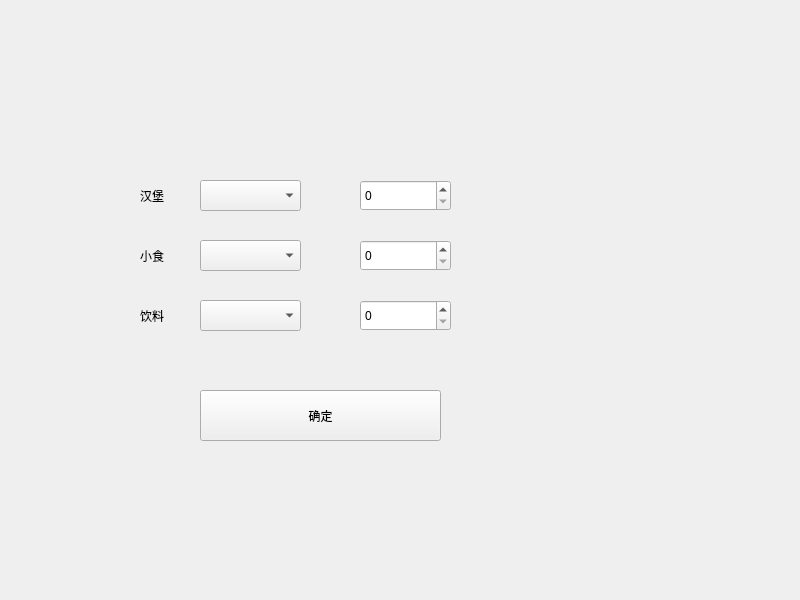
<?xml version="1.0" encoding="UTF-8"?>
<ui version="4.0">
 <class>Widget</class>
 <widget class="QWidget" name="Widget">
  <property name="geometry">
   <rect>
    <x>0</x>
    <y>0</y>
    <width>800</width>
    <height>600</height>
   </rect>
  </property>
  <property name="windowTitle">
   <string>Widget</string>
  </property>
  <widget class="QLabel" name="label">
   <property name="geometry">
    <rect>
     <x>140</x>
     <y>180</y>
     <width>91</width>
     <height>31</height>
    </rect>
   </property>
   <property name="text">
    <string>汉堡</string>
   </property>
  </widget>
  <widget class="QLabel" name="label_2">
   <property name="geometry">
    <rect>
     <x>140</x>
     <y>240</y>
     <width>91</width>
     <height>31</height>
    </rect>
   </property>
   <property name="text">
    <string>小食</string>
   </property>
  </widget>
  <widget class="QLabel" name="label_3">
   <property name="geometry">
    <rect>
     <x>140</x>
     <y>300</y>
     <width>91</width>
     <height>31</height>
    </rect>
   </property>
   <property name="text">
    <string>饮料</string>
   </property>
  </widget>
  <widget class="QComboBox" name="comboBox">
   <property name="geometry">
    <rect>
     <x>200</x>
     <y>180</y>
     <width>101</width>
     <height>31</height>
    </rect>
   </property>
  </widget>
  <widget class="QComboBox" name="comboBox_2">
   <property name="geometry">
    <rect>
     <x>200</x>
     <y>240</y>
     <width>101</width>
     <height>31</height>
    </rect>
   </property>
  </widget>
  <widget class="QComboBox" name="comboBox_3">
   <property name="geometry">
    <rect>
     <x>200</x>
     <y>300</y>
     <width>101</width>
     <height>31</height>
    </rect>
   </property>
  </widget>
  <widget class="QSpinBox" name="spinBox">
   <property name="geometry">
    <rect>
     <x>360</x>
     <y>180</y>
     <width>91</width>
     <height>31</height>
    </rect>
   </property>
  </widget>
  <widget class="QSpinBox" name="spinBox_2">
   <property name="geometry">
    <rect>
     <x>360</x>
     <y>240</y>
     <width>91</width>
     <height>31</height>
    </rect>
   </property>
  </widget>
  <widget class="QSpinBox" name="spinBox_3">
   <property name="geometry">
    <rect>
     <x>360</x>
     <y>300</y>
     <width>91</width>
     <height>31</height>
    </rect>
   </property>
  </widget>
  <widget class="QPushButton" name="pushButton">
   <property name="geometry">
    <rect>
     <x>200</x>
     <y>390</y>
     <width>241</width>
     <height>51</height>
    </rect>
   </property>
   <property name="text">
    <string>确定</string>
   </property>
  </widget>
 </widget>
 <resources/>
 <connections/>
</ui>
